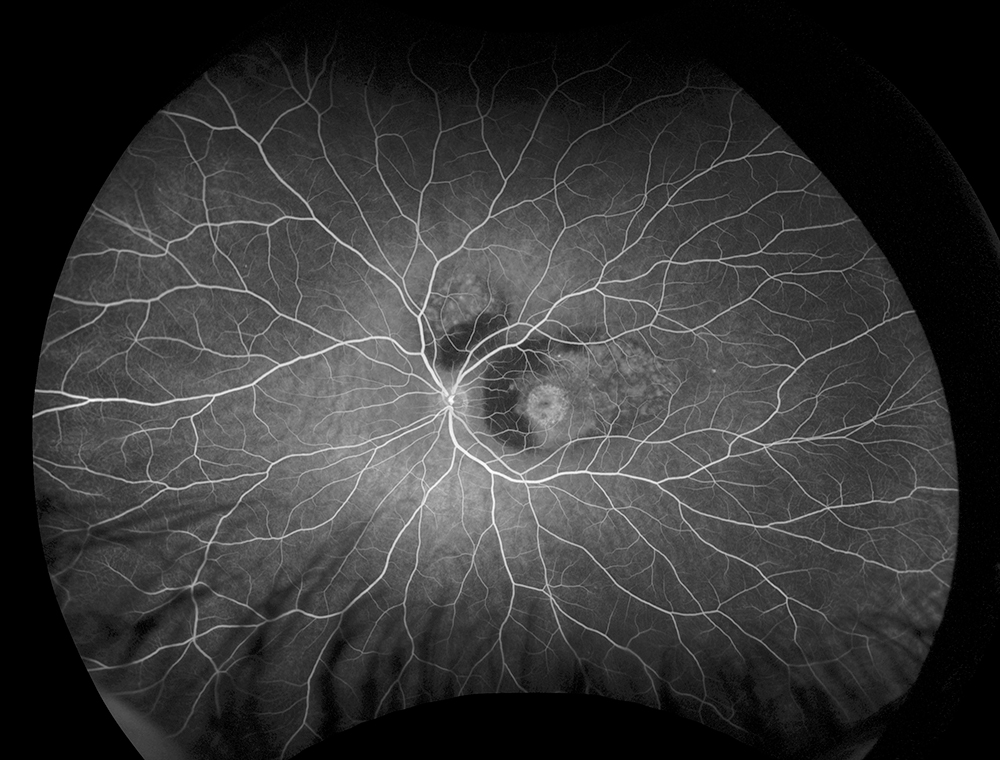
#> input picture COMP61342 Computer Vision/Practical Assignment/python_snippets/snippet_10/retina.png, 1000 x 760 px; the run also reads 1 picture not shown here
$ python snippet_10.py   (older library calls are emulated)
#> lines starting #> are read from the running program, lines starting #| are printed output that depends on the picture
# snippet_10.py
# -----------------------

"""
Python Code Snippets
Terence Morley, Department of Computer Science,
    The University of Manchester, Nov 2020

Purpose: Filtering a greyscale image.
"""

import cv2
import sys
from matplotlib import pyplot as plt
import numpy as np


input_file = 'retina.png'
img = cv2.imread(input_file, cv2.IMREAD_GRAYSCALE)
#> img is the input picture: shape (760, 1000); min 0, max 255, mean 53.5
#
# Check for success
if img is None:
    print('Failed to open', input_file)
    sys.exit()


# Gaussian blurring
output = cv2.GaussianBlur(img, (0,0), 3)
cv2.imwrite('gaussian_sd3.jpg', output)
#
output = cv2.GaussianBlur(img, (0,0), 6)
cv2.imwrite('gaussian_sd6.jpg', output)


# Sobel edge detection (combine horiz. and vert. edges)
grad_x = cv2.Sobel(img, cv2.CV_16S, 1, 0)
grad_y = cv2.Sobel(img, cv2.CV_16S, 0, 1)
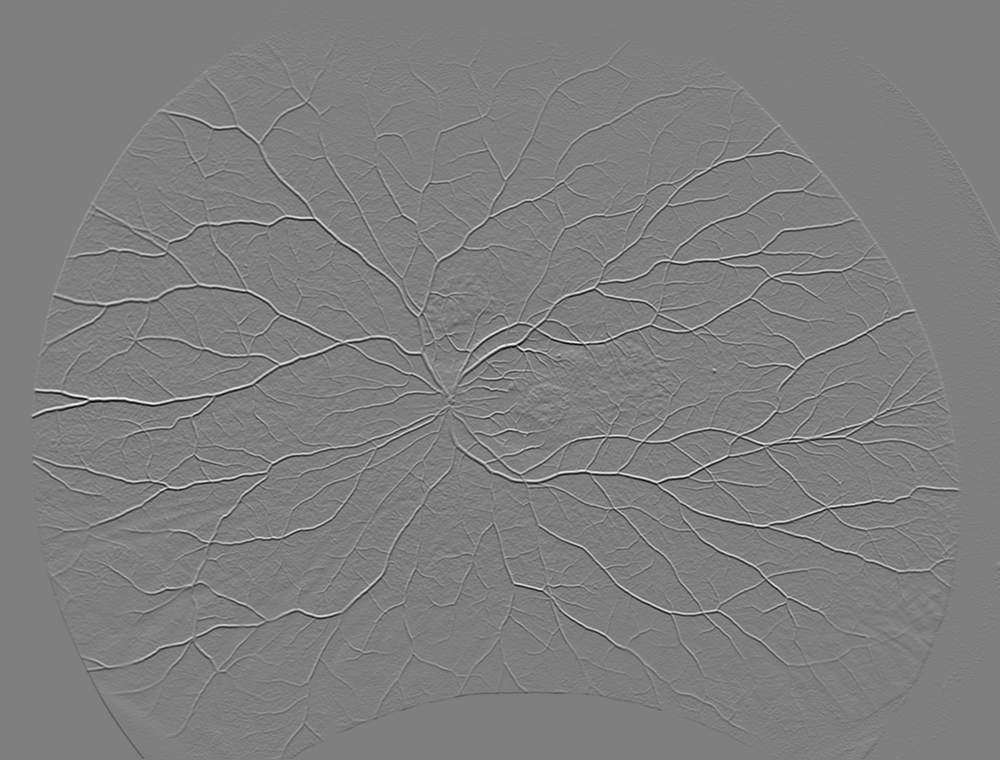
#> grad_y: shape (760, 1000) int16; min -657, max 658, mean 0; drawn with min black and max white
#
abs_grad_x = cv2.convertScaleAbs(grad_x)
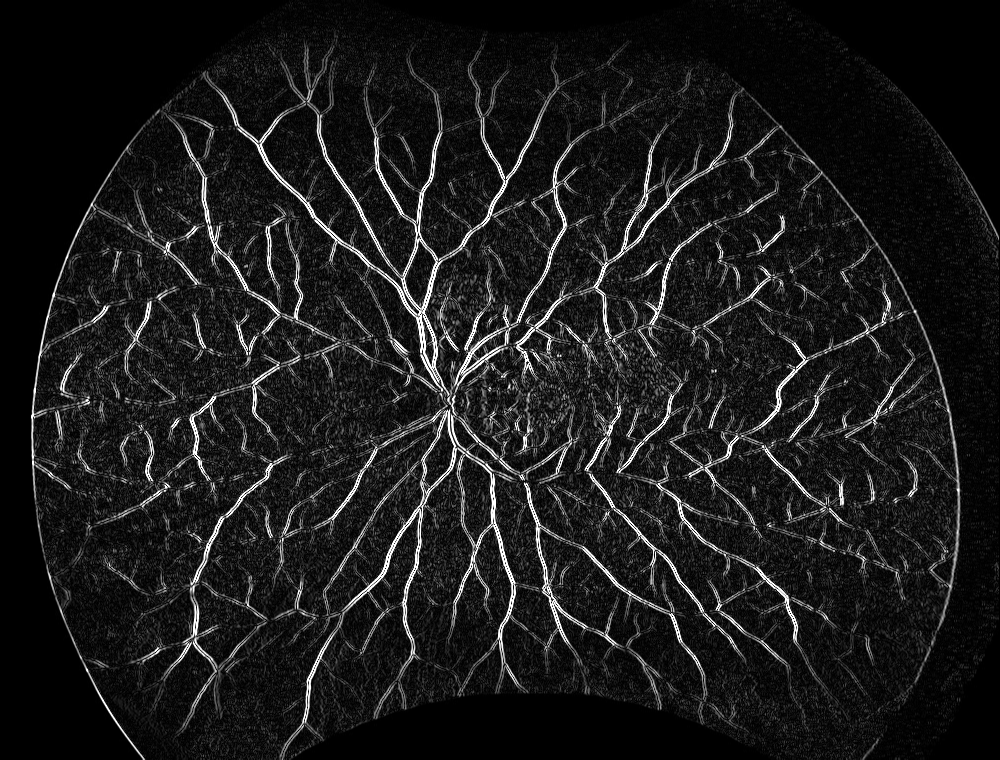
#> abs_grad_x: shape (760, 1000); min 0, max 255, mean 27.2
abs_grad_y = cv2.convertScaleAbs(grad_y)
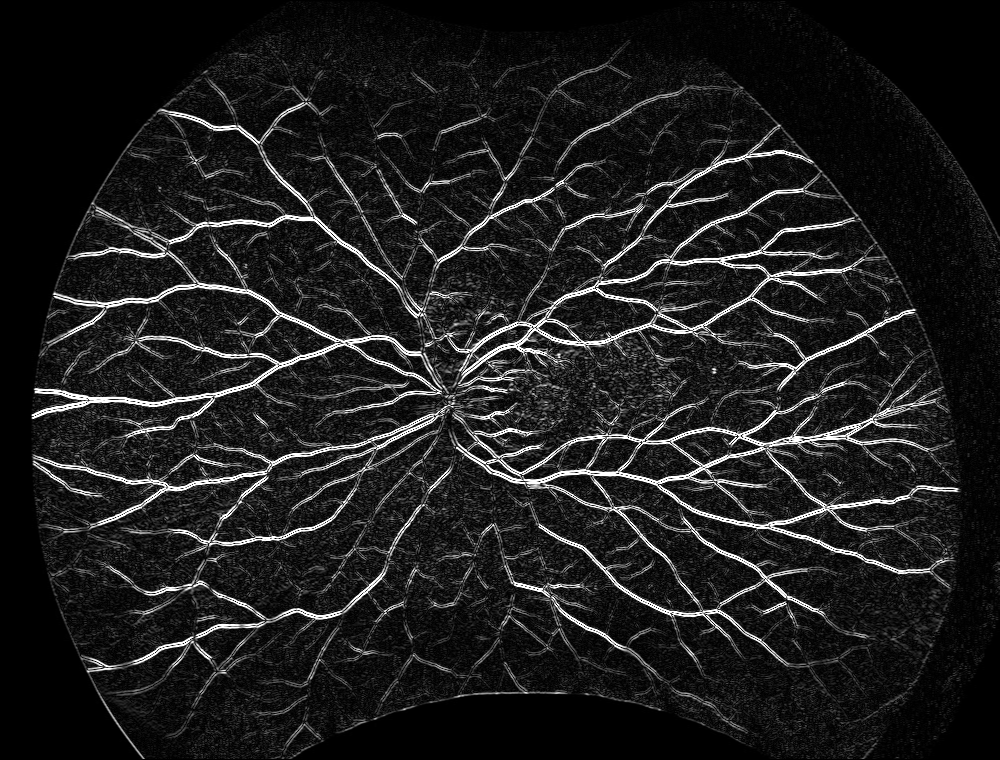
#> abs_grad_y: shape (760, 1000); min 0, max 255, mean 29.8
grad = cv2.addWeighted(abs_grad_x, 0.5, abs_grad_y, 0.5, 0)
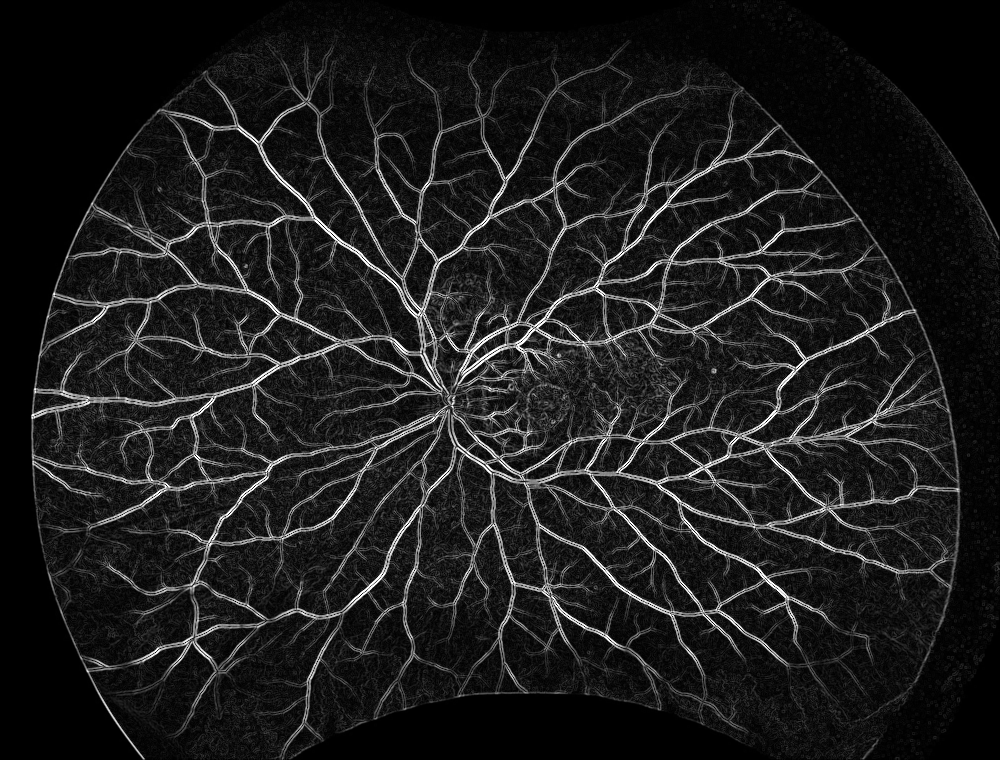
#> grad: shape (760, 1000); min 0, max 255, mean 28.5
#
output = grad.astype(np.uint8)
cv2.imwrite('sobel.jpg', output)


# Laplacian
output = cv2.Laplacian(img, cv2.CV_16S)
output = cv2.convertScaleAbs(output)
output = np.interp(output, (output.min(), output.max()), (0, 255))
output = output.astype(np.uint8)
cv2.imwrite('laplacian.jpg', output)


# User-defined kernel
kernel = np.array([[-1,-1,-1], [-1,9,-1], [-1,-1,-1]]) / 1
output = cv2.filter2D(img, cv2.CV_8U, kernel)
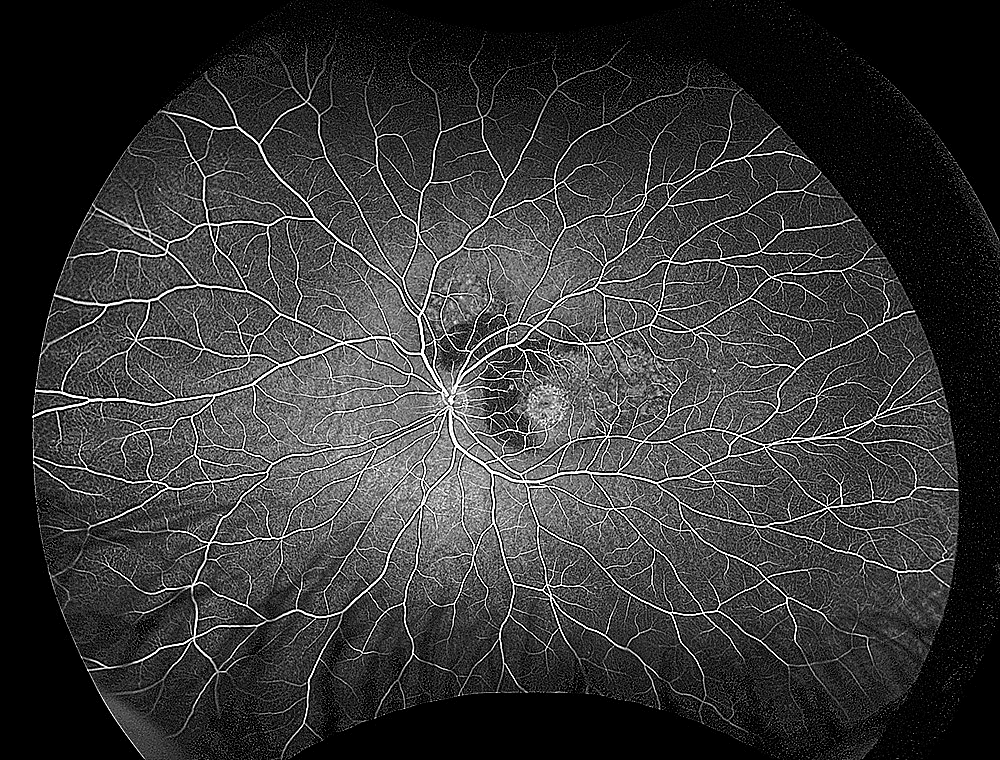
#> output: shape (760, 1000); min 0, max 255, mean 55.2
cv2.imwrite('user_defined.jpg', output)


# Open image that has salt and pepper noise
input_file = 'salt_n_pepper.png'
img = cv2.imread(input_file, cv2.IMREAD_GRAYSCALE)
#
# Check for success
if img is None:
    print('Failed to open', input_file)
    sys.exit()

# Median filter
output = cv2.medianBlur(img, 3)
cv2.imwrite('median.jpg', output)
